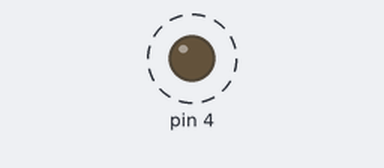
A sketch run on a simulated Arduino Uno, built with avr-gcc and run on an emulated ATmega328P. Parts: output pins drawn as LEDs (lit = HIGH). Dashed ring = blinking. What the sketch prints to the serial monitor is not drawn.

Above: at 0.2 s.
Timing chart, 0 to 3.0 s (numbered marks = the images above):
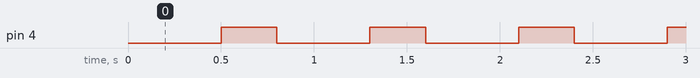

The sketch:

blink.ino
```cpp
#include "Blink.h"

Blink blink(4);

void setup() {
  Serial.begin(115200);
  Serial.println("\nBlink Version 1.0 Jiyoung Hwang");
}

void loop() {
  blink.on(500);
  blink.off(300);
}
```

Blink.cpp
```cpp
#include "Blink.h"

Blink::Blink(int ledPin)
{
  pin_ = ledPin;
  pinMode(0, OUTPUT);
  pinMode(pin_, OUTPUT);
}

void Blink::on(int on_time)
{
  delay(on_time);
  digitalWrite(pin_, HIGH);
  Serial.println("High");
}

void Blink::off(int off_time)
{
  delay(off_time);
  digitalWrite(pin_, LOW);
  Serial.println("Low");
}
```

Blink.h
```cpp
#include "Arduino.h"

class Blink
{
  public:
    Blink(int ledPin);
    void on(int on_time);
    void off(int off_time);
  private:
    int pin_;
};
```

Measured:
- by itself, pin 4: alternates HIGH for 0.30 s and LOW for 0.50 s
